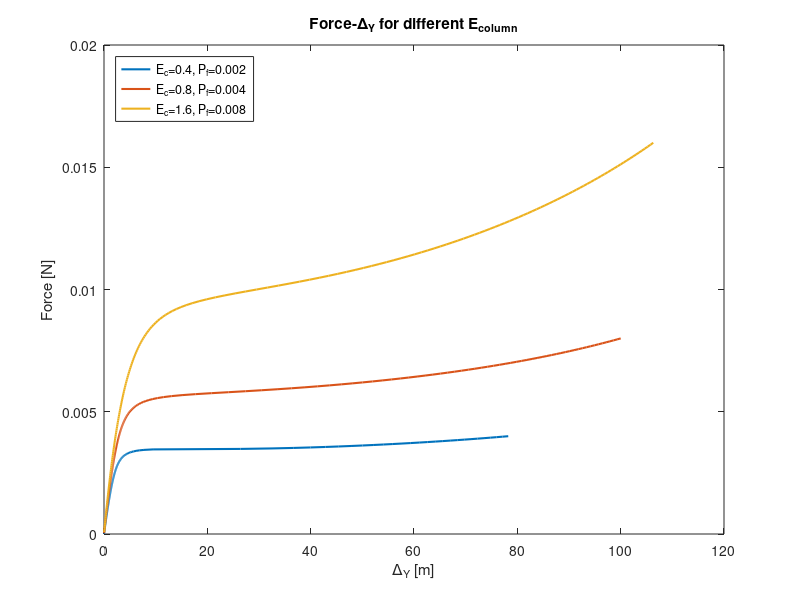

Source code (MATLAB): (Note: this script raises an error after producing the figure.)
case1 = load('E3_case1.mat', 'D_plot', 'P_plot');
case2 = load('E3_case2.mat', 'D_plot', 'P_plot');
case3 = load('E3_case3.mat', 'D_plot', 'P_plot');

E3_comparison = figure('Position', get(0, 'Screensize'));
plot(case2.D_plot, case2.P_plot, 'LineWidth', 1.5)
hold on
plot(case1.D_plot, case1.P_plot, 'LineWidth', 1.5)
plot(case3.D_plot, case3.P_plot, 'LineWidth', 1.5)
hold off
xlabel('\Delta_Y [m]')
ylabel('Force [N]')
legend('E_{c}=0.4, P_{f}=0.002', 'E_{c}=0.8, P_{f}=0.004', 'E_{c}=1.6, P_{f}=0.008','Location','northwest')
title('Force-\Delta_Y for different E_{column}')
set(gca, 'FontAngle', 'oblique', 'FontSize', 20)
saveas(E3_comparison, 'C:\Users\Niccolò\Documents\UNIVERSITA\5° ANNO\FEM\assignment1\E3_comparison.png','png');